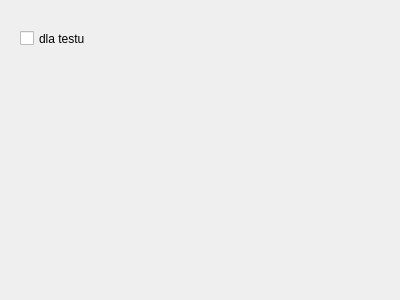
<?xml version="1.0" encoding="UTF-8"?>
<ui version="4.0">
 <class>Zamawiajacy</class>
 <widget class="QWidget" name="Zamawiajacy">
  <property name="geometry">
   <rect>
    <x>0</x>
    <y>0</y>
    <width>400</width>
    <height>300</height>
   </rect>
  </property>
  <property name="windowTitle">
   <string>Form</string>
  </property>
  <widget class="QCheckBox" name="checkBox">
   <property name="geometry">
    <rect>
     <x>20</x>
     <y>30</y>
     <width>70</width>
     <height>17</height>
    </rect>
   </property>
   <property name="text">
    <string>dla testu</string>
   </property>
  </widget>
 </widget>
 <resources/>
 <connections/>
</ui>
